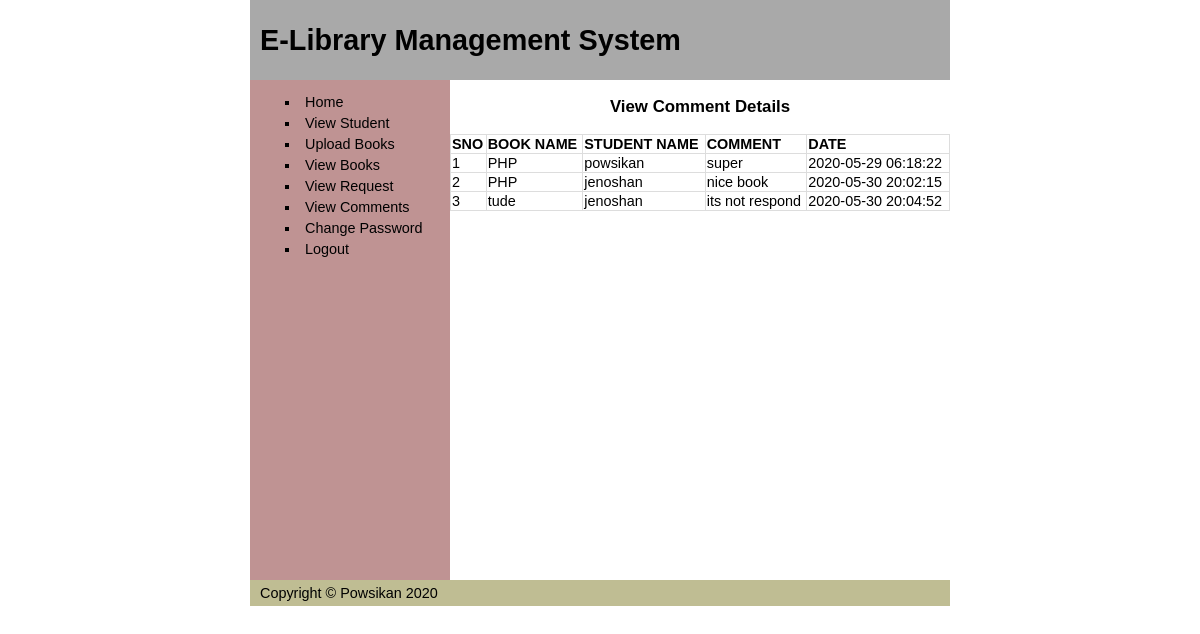
The app's page /view_comm.php (signed in) with its own data.
### tables this page shows
CREATE TABLE `comment` (
  `CID` int(11) NOT NULL,
  `BID` int(11) NOT NULL,
  `SID` int(11) NOT NULL,
  `COMM` varchar(150) NOT NULL,
  `LOGS` datetime NOT NULL
);

CREATE TABLE `book` (
  `BID` int(11) NOT NULL,
  `BTITLE` varchar(100) NOT NULL,
  `KEYWORDS` varchar(150) NOT NULL,
  `FILE` varchar(150) NOT NULL
);

CREATE TABLE `student` (
  `ID` int(11) NOT NULL,
  `NAME` varchar(100) NOT NULL,
  `PASS` varchar(100) NOT NULL,
  `MAIL` varchar(150) NOT NULL,
  `DEP` varchar(100) NOT NULL
);

### view_comm.php (the view, shortened to what this page needs)
<?php
include  "database.php";
?>
<!DOCTYPE html>
<html lang="en">
<head>
    <link rel="stylesheet" href="style.css">
</head>
<body>
    <div id="Container">
        <div id="header">
             <h1>E-Library Management System</h1>
        </div>
        <div id="wrapper">
            <h3 class="heading">View Comment Details</h3>
            <?php
            $sql="select b.btitle,s.name,c.comm,c.logs from  comment c inner join book b on b.bid=c.bid inner join student s on c.sid=s.id";
            $res=$db->query($sql);
            if($res->num_rows>0){
                echo "<table>
                    <tr>
                       <th>SNO</th>
                       <th>BOOK NAME</th>
                       <th>STUDENT NAME</th>
                       <th>COMMENT</th>
                       <th>DATE</th>
                    </tr>
                ";
                $i=0;
                while($row=$res->fetch_assoc()){
                    $i++;
                    echo "<tr>";
                    echo "<td>{$i}</td>";
                    echo "<td>{$row["btitle"]}</td>";
                    echo "<td>{$row["name"]}</td>";
                    echo "<td>{$row["comm"]}</td>";
                    echo "<td>{$row["logs"]}</td>";
                    echo "</tr>";
                }
                echo "</table>";
            }else{
                echo "<p class='error'>No Comment Found</p>";
            }
            ?>
        </div>
        <div id="navi">
           <?php
           include "adminSideBar.php";
           ?>
        </div>
        <div id="footer">
           <p>Copyright &copy; Powsikan 2020</p>
        </div>
    </div>
</body>
</html>

### adminSideBar.php
<ul>
   <li><a href="ahome.php">Home</a></li>
   <li><a href="view_student.php">View Student</a></li>
   <li><a href="upload_books.php">Upload Books</a></li>
   <li><a href="view_books.php">View Books</a></li>
   <li><a href="view_req.php">View Request</a></li>
   <li><a href="view_comm.php">View Comments</a></li>
   <li><a href="achangePass.php">Change Password</a></li>
   <li><a href="logout.php">Logout</a></li>
 </ul>

### style.css (style rules this page uses)
html, body { margin: 0; padding: 0; }
body { font: 90% calibri, sans-serif; }
#header { background-color: darkgray; }
#header h1 { height: 80px; line-height: 80px; margin: 0; padding-left: 10px; }
#Container { height: auto; width: 700px; margin: 0 auto; text-align: left; }
#wrapper { float: right; width: 500px; }
#navi { float: left; height: 500px; width: 200px; background-color: #bf9393; }
#navi ul { margin-left: 10px; list-style-type: square; }
#navi li { margin-bottom: 5px; }
#footer { clear: both; width: 100%; background-color: #bfbd93; }
#footer p { margin: 0; padding: 5px 10px; }
a { padding: 5px; text-decoration: none; color: #000; }
p { margin: 0 10px 10px; }
.heading { text-align: center; }
table { width: 100%; border-collapse: collapse; }
table td, table th { border: 1px solid #ddd; }

### records on screen
comment: BID.BTITLE "PHP", student.NAME "powsikan", COMM "super", LOGS "2020-05-29 06:18:22"
comment: BID.BTITLE "PHP", student.NAME "jenoshan", COMM "nice book", LOGS "2020-05-30 20:02:15"
comment: BID.BTITLE "tude", student.NAME "jenoshan", COMM "its not respond", LOGS "2020-05-30 20:04:52"
